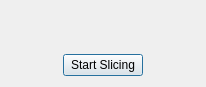
<?xml version="1.0" encoding="UTF-8"?>
<ui version="4.0">
 <class>slicingdialog</class>
 <widget class="QDialog" name="slicingdialog">
  <property name="geometry">
   <rect>
    <x>0</x>
    <y>0</y>
    <width>206</width>
    <height>87</height>
   </rect>
  </property>
  <property name="windowTitle">
   <string>Num Slices</string>
  </property>
  <layout class="QGridLayout" name="gridLayout">
   <item row="0" column="0" colspan="3">
    <widget class="QariSliderInput" name="numSliceSlider"/>
   </item>
   <item row="1" column="0">
    <spacer name="horizontalSpacer_2">
     <property name="orientation">
      <enum>Qt::Horizontal</enum>
     </property>
     <property name="sizeHint" stdset="0">
      <size>
       <width>22</width>
       <height>20</height>
      </size>
     </property>
    </spacer>
   </item>
   <item row="1" column="1">
    <widget class="QPushButton" name="pushButton">
     <property name="text">
      <string>Start Slicing</string>
     </property>
    </widget>
   </item>
   <item row="1" column="2">
    <spacer name="horizontalSpacer">
     <property name="orientation">
      <enum>Qt::Horizontal</enum>
     </property>
     <property name="sizeHint" stdset="0">
      <size>
       <width>22</width>
       <height>20</height>
      </size>
     </property>
    </spacer>
   </item>
  </layout>
 </widget>
 <customwidgets>
  <customwidget>
   <class>QariSliderInput</class>
   <extends>QWidget</extends>
   <header>qarisliderinput.h</header>
  </customwidget>
 </customwidgets>
 <resources/>
 <connections/>
</ui>
